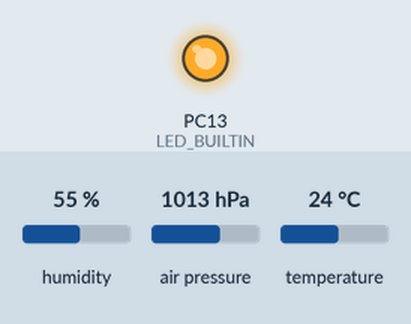
The sketch below on a simulated STM32 Blue Pill. Parts: output pins drawn as LEDs (lit = HIGH). Wiring (inferred from the names in the program): BME280 sensor at I2C address 0x76. Inputs (shaded band) come from the test bench; at power-on: humidity 55 %, air pressure 1013 hPa, temperature 24 °C (analog values on the 0–1023 scale). No radio packets arrive unless stated.

Above: at 0.2 s.
Timing chart, 0 to 1.7 s (numbered marks = the images above):
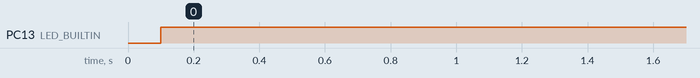

Measured:
- by itself, PC13 (LED_BUILTIN): LOW → HIGH at 0.10 s

The sketch:

STM32_WEATHER.ino
```cpp
//STM32, STM32LowPower.h, LoRa_STM32
//Adafruit_Sensor
//Adafruit_BME280

#include <Wire.h>
#include <SPI.h>
#include "STM32LowPower.h"
#include <LoRa_STM32.h>

#include <Adafruit_Sensor.h>
#include <Adafruit_BME280.h>

Adafruit_BME280 bme;

#define NSS PA4
#define RST PB8
#define DI0 PB9

#define VBAT_sensor PA0

#define TX_P 17
#define BAND 433E6
#define ENCRYPT 0x78

uint32_t sleepTime = 600000;//10 minutes
String LoRaMessage = "";
char waktu[100];

void setup()
{
  //Serial.begin(115200);
  pinMode(LED_BUILTIN, OUTPUT);
  digitalWrite(LED_BUILTIN, LOW);
  delay(100);
  digitalWrite(LED_BUILTIN, HIGH);
  delay(100);

  LoRa.setTxPower(17);
  LoRa.setSignalBandwidth(125E3);
  LoRa.setSpreadingFactor(12);
  LoRa.setSyncWord(ENCRYPT);
  LoRa.setPins(NSS, RST, DI0);
  LoRa.begin(BAND);

  workingArea();
  LowPower.begin();
  LowPower.deepSleep(sleepTime); //deepsleep selama 10 menit
  LowPower.shutdown(1);
}

void loop() {
}

void workingArea() {
  bme.begin(0x76);
  analogReadResolution(12);
  int val = analogRead(VBAT_sensor); //read ADC VBAT
  //  Serial.println(val);
  float vbat = (float(val) / 4096) * 3.323 * 2.482; //formulae to convert the ADC value to voltage

  float temperature = bme.readTemperature();
  float humidity = bme.readHumidity();
  float pressure = bme.readPressure() / 100.0F;
  bme_sleep();

  //Serial.print(F("Sending packet: "));
  LoRaMessage = "001|" + String(vbat) + "|" + String(temperature) + "|" +  String(humidity) + "|" +  String(pressure);
  //Serial.println(LoRaMessage);

  // send packet
  LoRa.idle();
  LoRa.beginPacket();
  LoRa.print(LoRaMessage);
  LoRa.endPacket();
  LoRa.sleep();
}

void bme_sleep() {
  Wire.beginTransmission(0x76);    // or 0x77
  Wire.write((uint8_t)0xF4);       // Select Control Measurement Register
  Wire.write((uint8_t)0b00000000); // Send '00' for Sleep mode
  Wire.endTransmission();
}
```
